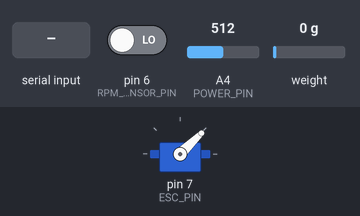
This sketch was run on a simulated Arduino Uno, built with avr-gcc and run on an emulated ATmega328P. On the bench: servo. Inputs (shaded band) come from the test bench; at power-on: pin 6 (RPM_SENSOR_PIN) LOW, A4 (POWER_PIN) = 512, weight on the scale 0 g. What the sketch prints to the serial monitor is not drawn.

Above: at 2.2 s.
2.3 s: "200\n" received over Serial
3.8 s: "90,45\n" received over Serial
Timing chart, 0 to 45.3 s (numbered marks = the images above; inputs shaded):
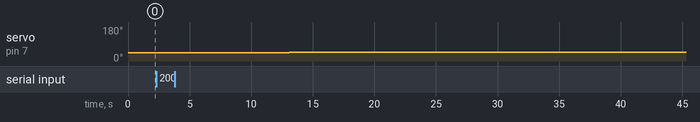

Measured:
- after the input at 2.3 s, servo on pin 7 (ESC_PIN): 44° → 45° after 0.08 s

The sketch:

P3.ino
```cpp
#include <Servo.h>
#include "HX711.h"
#include <math.h>

const int LOADCELL_DOUT_PIN = 2; // Green DT 2
const int LOADCELL_SCK_PIN = 3;  // Yellow SCK 3
const int RPM_SENSOR_PIN = 6;
const int ESC_PIN = 7;
const int POWER_PIN = A4;

const float thrustBias = -329473.00;
const float thrustLamda = 436*981;

const float powerBias = 499.70;
const float powerLamda = 1.28;

const int num_blade = 2;

HX711 scale;
Servo esc;
int val1;

const int escMin = 1000;
const int escMax = 2000;
const float Kp1 = 0.05;
const float Kp2 = 0.02;
const float rpmErrorThreshold = 200.0;

volatile int passCount = 0;

const unsigned long thrustPeriod = 500000;   // 500 ms
const unsigned long windowPeriod = 3000000;

int escInput = escMin;
double rpm = 0;
bool passDetected = false;
int targetRPM = 0;

unsigned long windowStartMicros = 0;
unsigned long previousThrustMicros = 0;

unsigned long blockedMicros = 0;

int sampleCount = 0;
int thrustCount = 0;

double powerMean = 0;
double powerM2 = 0;
double thrustMean = 0;
double thrustM2 = 0;
double thrustReadMean = 0;
double thrustReadM2 = 0;

String serialBuffer = "";

double correctThrust(double rawValue) {
  return (rawValue - thrustBias) / thrustLamda;
}

double correctPower(double rawValue) {
  return (rawValue - powerBias) / powerLamda;
}

void updateStats(double x, double &mean, double &M2, int n) {
  double delta = x - mean;
  mean += delta / n;
  double delta2 = x - mean;
  M2 += delta * delta2;
}

double getStd(double M2, int n) {
  if (n < 2) return 0;
  return sqrt(M2 / (n - 1));
}

void resetWindow() {
  passCount = 0;
  sampleCount = 0;
  thrustCount = 0;
  blockedMicros = 0;
  powerMean = 0;
  powerM2 = 0;
  thrustMean = 0;
  thrustM2 = 0;
  thrustReadMean = 0;
  thrustReadM2 = 0;
  windowStartMicros = micros();
}

void stopMotor() {
  targetRPM = 0;
  escInput = escMin;
  rpm = 0;
  esc.writeMicroseconds(escMin);
}

void updateESC() {
  if (targetRPM > 0) {
    float error = targetRPM - rpm;
    float kappa;

    if (abs(error) < rpmErrorThreshold) {
      kappa = Kp2;
    } else {
      kappa = Kp1;
    }

    escInput += constrain(kappa * error, -50.0, 50.0);
    escInput = constrain(escInput, escMin, escMax);
    esc.writeMicroseconds(escInput);
  } else {
    stopMotor();
  }
}

void executeStage() {
  unsigned long now = micros();
  unsigned long totalTimeMicros = now - windowStartMicros;
  unsigned long compensatedTimeMicros = totalTimeMicros - blockedMicros;

  if (compensatedTimeMicros == 0) return;

  rpm = passCount * 60000000.0 / compensatedTimeMicros / num_blade;

  Serial.print("ESC:");
  Serial.println(escInput);
  Serial.print("Measured_RPM:");
  Serial.println(rpm);
  Serial.print("Expected_RPM:");
  Serial.println(targetRPM);

  Serial.print("Thrust_Average_N:");
  Serial.println(thrustMean, 3);
  Serial.print("Thrust_STD_N:");
  Serial.println(getStd(thrustM2, thrustCount), 3);

  Serial.print("Power_Average_W:");
  Serial.println(powerMean, 2);
  Serial.print("Power_STD_W:");
  Serial.println(getStd(powerM2, sampleCount), 2);
  Serial.println("");

  updateESC();

  resetWindow();
}

bool checkSerialInput() {
  while (Serial.available() > 0) {
    char c = Serial.read();

    if (c == '\n' || c == '\r') {
      if (serialBuffer.length() > 0) {
        int newRPM = serialBuffer.toInt();
        serialBuffer = "";

        targetRPM = newRPM;

        if (targetRPM <= 0) {
          stopMotor();
        }

        return true;
      }
    } else {
      serialBuffer += c;
    }
  }

  return false;
}

void setup() {
  pinMode(RPM_SENSOR_PIN, INPUT);
  Serial.begin(9600);

  esc.attach(ESC_PIN);
  scale.begin(LOADCELL_DOUT_PIN, LOADCELL_SCK_PIN);

  stopMotor();
  delay(1000);

  previousThrustMicros = micros();
  windowStartMicros = previousThrustMicros;
}

void loop() {
  if (checkSerialInput()) {
    executeStage();
    return;
  }

  unsigned long currentMicros = micros();

  val1 = digitalRead(RPM_SENSOR_PIN);

  if (val1 == 1 && !passDetected) {
    passCount++;
    passDetected = true;
  }

  if (val1 == 0 && passDetected) {
    passDetected = false;
  }

  sampleCount++;

  int rawPower = analogRead(POWER_PIN);
  double powerValue = correctPower(rawPower);
  updateStats(powerValue, powerMean, powerM2, sampleCount);

  if (currentMicros - previousThrustMicros >= thrustPeriod) {
    previousThrustMicros = currentMicros;

    unsigned long thrustReadStart = micros();
    double rawThrust = scale.get_units();
    unsigned long thrustReadEnd = micros();

    unsigned long thrustReadTime = thrustReadEnd - thrustReadStart;
    blockedMicros += thrustReadTime;

    double thrustValue = correctThrust(rawThrust);

    thrustCount++;
    updateStats(thrustValue, thrustMean, thrustM2, thrustCount);
    updateStats((double)thrustReadTime, thrustReadMean, thrustReadM2, thrustCount);
  }

  if (currentMicros - windowStartMicros >= windowPeriod) {
    executeStage();
  }
}
```
